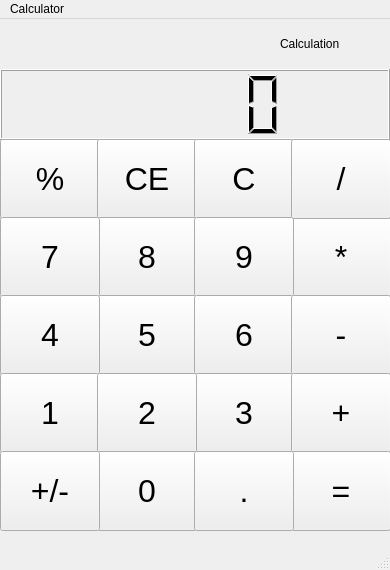
<?xml version="1.0" encoding="UTF-8"?>
<ui version="4.0">
 <class>MainWindow</class>
 <widget class="QMainWindow" name="MainWindow">
  <property name="geometry">
   <rect>
    <x>0</x>
    <y>0</y>
    <width>390</width>
    <height>570</height>
   </rect>
  </property>
  <property name="windowTitle">
   <string>MainWindow</string>
  </property>
  <widget class="QWidget" name="centralwidget">
   <widget class="QLCDNumber" name="answer_display">
    <property name="geometry">
     <rect>
      <x>0</x>
      <y>50</y>
      <width>390</width>
      <height>71</height>
     </rect>
    </property>
    <property name="font">
     <font>
      <pointsize>8</pointsize>
     </font>
    </property>
   </widget>
   <widget class="QLabel" name="calculation">
    <property name="geometry">
     <rect>
      <x>280</x>
      <y>0</y>
      <width>105</width>
      <height>50</height>
     </rect>
    </property>
    <property name="text">
     <string>Calculation</string>
    </property>
   </widget>
   <widget class="QPushButton" name="percent">
    <property name="geometry">
     <rect>
      <x>0</x>
      <y>120</y>
      <width>100</width>
      <height>80</height>
     </rect>
    </property>
    <property name="font">
     <font>
      <pointsize>24</pointsize>
     </font>
    </property>
    <property name="text">
     <string>%</string>
    </property>
   </widget>
   <widget class="QPushButton" name="cancelall">
    <property name="geometry">
     <rect>
      <x>97</x>
      <y>120</y>
      <width>100</width>
      <height>80</height>
     </rect>
    </property>
    <property name="font">
     <font>
      <pointsize>24</pointsize>
     </font>
    </property>
    <property name="text">
     <string>CE</string>
    </property>
   </widget>
   <widget class="QPushButton" name="cancel">
    <property name="geometry">
     <rect>
      <x>194</x>
      <y>120</y>
      <width>100</width>
      <height>80</height>
     </rect>
    </property>
    <property name="font">
     <font>
      <pointsize>24</pointsize>
     </font>
    </property>
    <property name="text">
     <string>C</string>
    </property>
   </widget>
   <widget class="QPushButton" name="eight">
    <property name="geometry">
     <rect>
      <x>97</x>
      <y>198</y>
      <width>100</width>
      <height>80</height>
     </rect>
    </property>
    <property name="font">
     <font>
      <pointsize>24</pointsize>
     </font>
    </property>
    <property name="text">
     <string>8</string>
    </property>
   </widget>
   <widget class="QPushButton" name="seven">
    <property name="geometry">
     <rect>
      <x>0</x>
      <y>198</y>
      <width>100</width>
      <height>80</height>
     </rect>
    </property>
    <property name="font">
     <font>
      <pointsize>24</pointsize>
     </font>
    </property>
    <property name="text">
     <string>7</string>
    </property>
   </widget>
   <widget class="QPushButton" name="multiply">
    <property name="geometry">
     <rect>
      <x>291</x>
      <y>198</y>
      <width>100</width>
      <height>80</height>
     </rect>
    </property>
    <property name="font">
     <font>
      <pointsize>24</pointsize>
     </font>
    </property>
    <property name="text">
     <string>*</string>
    </property>
   </widget>
   <widget class="QPushButton" name="nine">
    <property name="geometry">
     <rect>
      <x>194</x>
      <y>198</y>
      <width>100</width>
      <height>80</height>
     </rect>
    </property>
    <property name="font">
     <font>
      <pointsize>24</pointsize>
     </font>
    </property>
    <property name="text">
     <string>9</string>
    </property>
   </widget>
   <widget class="QPushButton" name="five">
    <property name="geometry">
     <rect>
      <x>97</x>
      <y>276</y>
      <width>100</width>
      <height>80</height>
     </rect>
    </property>
    <property name="font">
     <font>
      <pointsize>24</pointsize>
     </font>
    </property>
    <property name="text">
     <string>5</string>
    </property>
   </widget>
   <widget class="QPushButton" name="four">
    <property name="geometry">
     <rect>
      <x>0</x>
      <y>276</y>
      <width>100</width>
      <height>80</height>
     </rect>
    </property>
    <property name="font">
     <font>
      <pointsize>24</pointsize>
     </font>
    </property>
    <property name="text">
     <string>4</string>
    </property>
   </widget>
   <widget class="QPushButton" name="six">
    <property name="geometry">
     <rect>
      <x>194</x>
      <y>276</y>
      <width>100</width>
      <height>80</height>
     </rect>
    </property>
    <property name="font">
     <font>
      <pointsize>24</pointsize>
     </font>
    </property>
    <property name="text">
     <string>6</string>
    </property>
   </widget>
   <widget class="QPushButton" name="minus">
    <property name="geometry">
     <rect>
      <x>291</x>
      <y>276</y>
      <width>100</width>
      <height>80</height>
     </rect>
    </property>
    <property name="font">
     <font>
      <pointsize>24</pointsize>
     </font>
    </property>
    <property name="text">
     <string>-</string>
    </property>
   </widget>
   <widget class="QPushButton" name="one">
    <property name="geometry">
     <rect>
      <x>0</x>
      <y>354</y>
      <width>100</width>
      <height>80</height>
     </rect>
    </property>
    <property name="font">
     <font>
      <pointsize>24</pointsize>
     </font>
    </property>
    <property name="text">
     <string>1</string>
    </property>
   </widget>
   <widget class="QPushButton" name="three">
    <property name="geometry">
     <rect>
      <x>194</x>
      <y>354</y>
      <width>100</width>
      <height>80</height>
     </rect>
    </property>
    <property name="font">
     <font>
      <pointsize>24</pointsize>
     </font>
    </property>
    <property name="text">
     <string>3</string>
    </property>
   </widget>
   <widget class="QPushButton" name="plus">
    <property name="geometry">
     <rect>
      <x>291</x>
      <y>354</y>
      <width>100</width>
      <height>80</height>
     </rect>
    </property>
    <property name="font">
     <font>
      <pointsize>24</pointsize>
     </font>
    </property>
    <property name="text">
     <string>+</string>
    </property>
   </widget>
   <widget class="QPushButton" name="two">
    <property name="geometry">
     <rect>
      <x>97</x>
      <y>354</y>
      <width>100</width>
      <height>80</height>
     </rect>
    </property>
    <property name="font">
     <font>
      <pointsize>24</pointsize>
     </font>
    </property>
    <property name="text">
     <string>2</string>
    </property>
   </widget>
   <widget class="QPushButton" name="zero">
    <property name="geometry">
     <rect>
      <x>97</x>
      <y>432</y>
      <width>100</width>
      <height>80</height>
     </rect>
    </property>
    <property name="font">
     <font>
      <pointsize>24</pointsize>
     </font>
    </property>
    <property name="text">
     <string>0</string>
    </property>
   </widget>
   <widget class="QPushButton" name="plusminus">
    <property name="geometry">
     <rect>
      <x>0</x>
      <y>432</y>
      <width>100</width>
      <height>80</height>
     </rect>
    </property>
    <property name="font">
     <font>
      <pointsize>24</pointsize>
     </font>
    </property>
    <property name="text">
     <string>+/-</string>
    </property>
   </widget>
   <widget class="QPushButton" name="equals">
    <property name="geometry">
     <rect>
      <x>291</x>
      <y>432</y>
      <width>100</width>
      <height>80</height>
     </rect>
    </property>
    <property name="font">
     <font>
      <pointsize>24</pointsize>
     </font>
    </property>
    <property name="text">
     <string>=</string>
    </property>
   </widget>
   <widget class="QPushButton" name="decimal">
    <property name="geometry">
     <rect>
      <x>194</x>
      <y>432</y>
      <width>100</width>
      <height>80</height>
     </rect>
    </property>
    <property name="font">
     <font>
      <pointsize>24</pointsize>
     </font>
    </property>
    <property name="text">
     <string>.</string>
    </property>
   </widget>
   <widget class="QPushButton" name="divide">
    <property name="geometry">
     <rect>
      <x>291</x>
      <y>120</y>
      <width>100</width>
      <height>80</height>
     </rect>
    </property>
    <property name="font">
     <font>
      <pointsize>24</pointsize>
     </font>
    </property>
    <property name="text">
     <string>/</string>
    </property>
   </widget>
  </widget>
  <widget class="QMenuBar" name="menubar">
   <property name="geometry">
    <rect>
     <x>0</x>
     <y>0</y>
     <width>390</width>
     <height>26</height>
    </rect>
   </property>
   <widget class="QMenu" name="menuCalculator">
    <property name="title">
     <string>Calculator</string>
    </property>
   </widget>
   <addaction name="menuCalculator"/>
  </widget>
  <widget class="QStatusBar" name="statusbar"/>
 </widget>
 <resources/>
 <connections/>
</ui>
